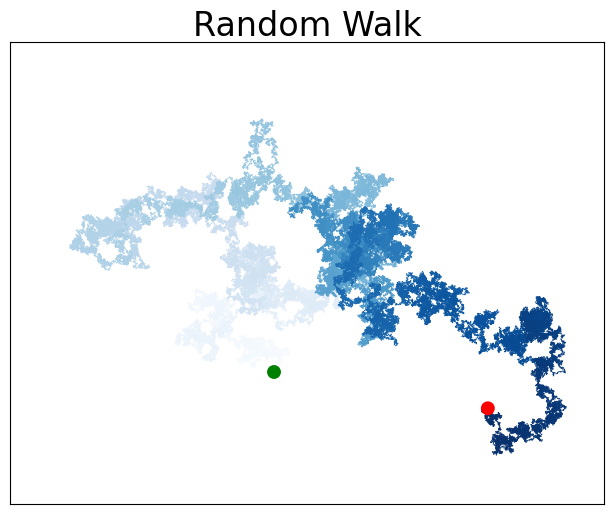

The script that saved this image:
from random import choice
import matplotlib.pyplot as plt


class RandomWalk:
    def __init__(self, num_points=5000):
        """Initialize attributes of a walk."""
        self.num_points = num_points

        # All walks start at (0, 0)
        self.x_values = [0]
        self.y_values = [0]

    def get_step(self):
        # Decide which direction to go, and how far to go.
        return choice([1, -1]) * choice([0, 1, 2, 3, 4])

    def fill_walk(self):
        """Calculate all the points in the walk."""
        # Keep taking steps until the walk reaches the desired length.
        while len(self.x_values) < self.num_points:
            x_step = self.get_step()
            y_step = self.get_step()
            # Reject moves that go nowhere.
            if x_step == 0 and y_step == 0:
                continue
            # Calculate the new position.
            x = self.x_values[-1] + x_step
            y = self.y_values[-1] + y_step
            self.x_values.append(x)
            self.y_values.append(y)


fig, ax = plt.subplots(figsize=(12, 6), dpi=102)

num_walks = 1
for _ in range(num_walks):
    rw = RandomWalk(100_000)
    rw.fill_walk()
    point_numbers = range(rw.num_points)
    ax.scatter(
        rw.x_values,
        rw.y_values,
        c=point_numbers,
        cmap=plt.cm.Blues,
        edgecolors="none",
        s=1,
    )
    # Emphasize the first and last points.
    ax.scatter(0, 0, c="green", edgecolors="none", s=100)
    ax.scatter(rw.x_values[-1], rw.y_values[-1], c="red", edgecolors="none", s=100)

# Create line graph of random walk
# rw = RandomWalk(5_000)
# rw.fill_walk()
# point_numbers = range(rw.num_points)
# ax.plot(
#     rw.x_values,
#     rw.y_values,
#     linewidth=1,
# )


# Remove the axes.
ax.get_xaxis().set_visible(False)
ax.get_yaxis().set_visible(False)

plt.style.use("classic")

ax.set_title("Random Walk", fontsize=24)


# Set size of tick labels
ax.tick_params(labelsize=14)

ax.set_aspect("equal")

plt.savefig("3_random_walk.png", bbox_inches="tight")
plt.show()
